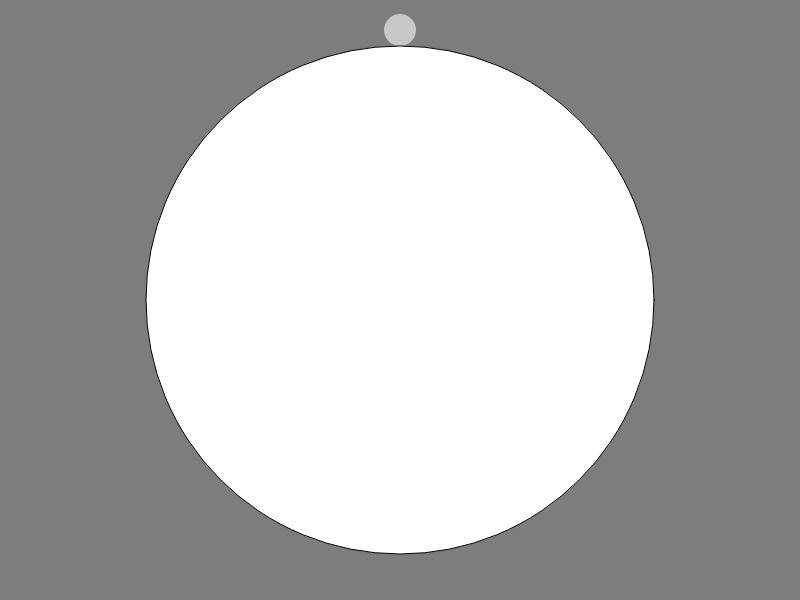
Frame 1 (no input)
Frame 60 (no input): identical to frame 1, image omitted
Frame 120 (the mouse pressed at the canvas centre since frame 60): identical to frame 1, image omitted

The p5.js sketch that drew this single still picture (run headless with seeded random() and noise() and a simulated clock; from frame 60 on, the mouse is pressed at the canvas centre):

// p5.js sketch
// ── sketch.js
let radius;
let fbRadius = 32;
let anchorX;
let anchorY;

// feedback ball
let fbTheta;
let fbTheta_vel;
let fbTheta_acc;
let feedback;

function setup() {
	createCanvas(800, 600);

	anchorX = width / 2;
	anchorY = height / 2;

	radius = height * 0.45;
	fbTheta = -PI / 2;
	fbTheta_vel = 0;
	fbTheta_acc = 0;
	feedback = new Audio(anchorX, anchorY, radius, fbTheta, fbTheta_vel, fbTheta_acc);
}

function mouseClicked() {
	if (mouseX > 0 && mouseX < width && mouseY > 0 && mouseY < height) {
		feedback.go(0.1, -0.001);
	}
	return false;
}

function draw() {
	background(125);

	feedback.calc();
	feedback.draw();
	// draw larger ellipse
	fill(255);
	ellipse(anchorX, anchorY, (radius * 2) - 32);
}
// ── audio.js
class Audio {
    constructor(x, y, r, theta, theta_vel, theta_acc) {
        this.x = x;
        this.y = y;
        this.r = 32;
        this.coordR = r;
        this.theta = theta;
        this.theta_vel = theta_vel;
        this.theta_acc = theta_acc;
        this.coordX;
        this.coordY;
    }

    calc() {
        // translate(width/2,height/2);
        // Convert polar to cartesian
        this.coordX = this.coordR * cos(this.theta);
        this.coordY = this.coordR * sin(this.theta);

        // Apply acceleration and velocity to angle
        // (r remains static in this example)
        this.theta_vel += this.theta_acc;
        this.theta += this.theta_vel;
        if (this.theta_vel <= 0) {
            this.theta_acc = 0;
            this.theta_vel = 0;
        }
    }

    draw() {
        // Draw the ellipse at the cartesian coordinate
        push();
        translate(this.x, this.y);
        noStroke();
        fill(200);
        ellipse(this.coordX, this.coordY, this.r);
        pop();
    }

    go(vel, acc) {
        this.theta_vel = vel;
        this.theta_acc = acc;
    }
}
